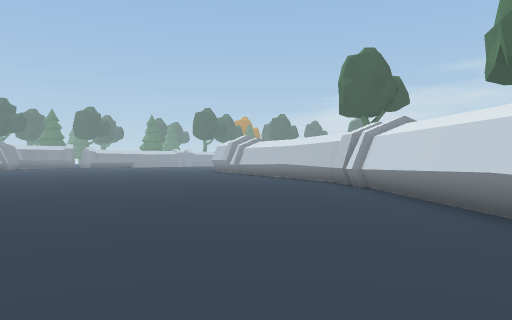
view 1 (above)

24 first-person views from a walk through a Unity game level. The camera is 1.5 m above the floor, looks level and sees 70° across. The floor is counted in squares, 2 m on a side. Each view is taken from the middle of a square. On the plan, view 1 faces up. The plan holds only what a view shows up to about 11 squares ahead; the rest is blank. The place goes on beyond the plan.

view 2
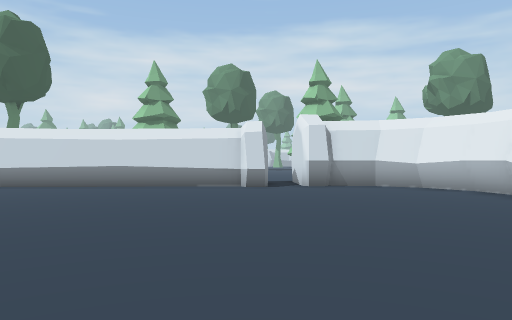

view 3
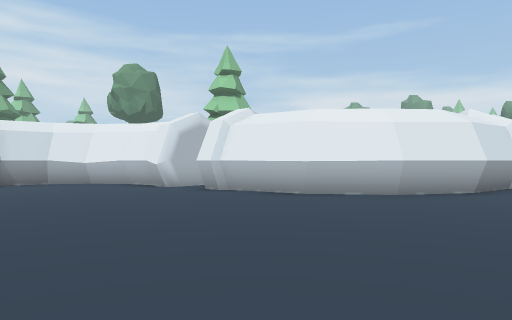

view 4
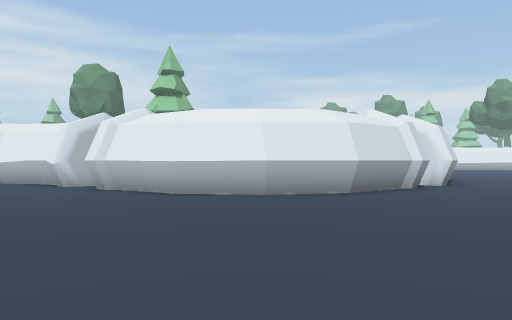

view 5
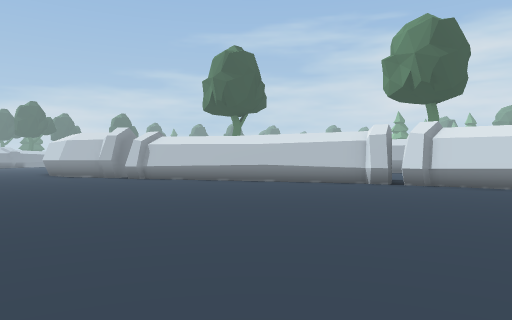

view 6
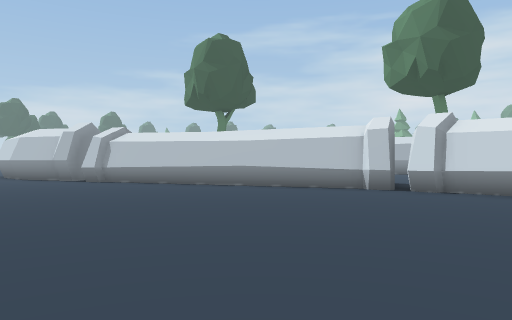

view 7
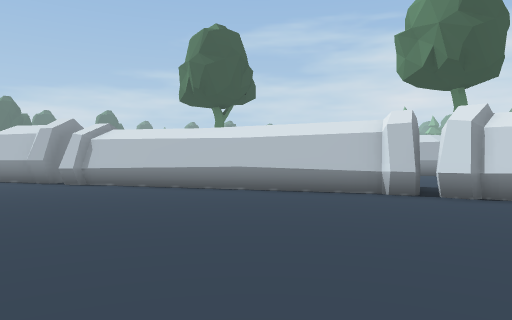

view 8
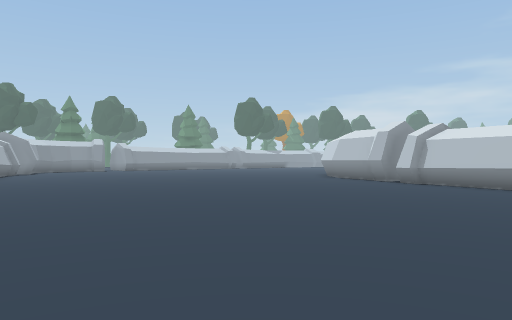

view 9
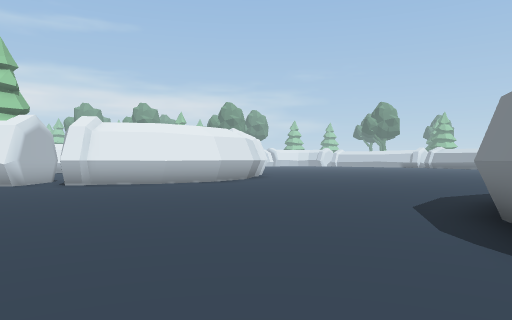

view 10
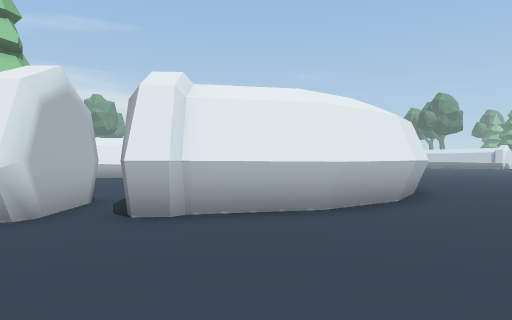

view 11
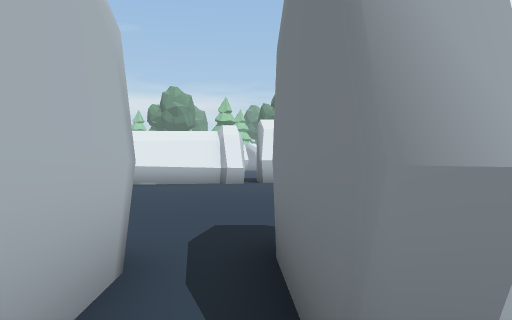

view 12
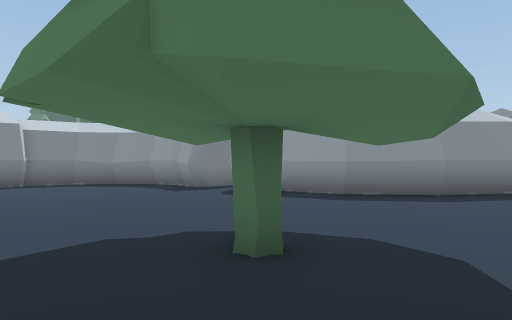

view 13
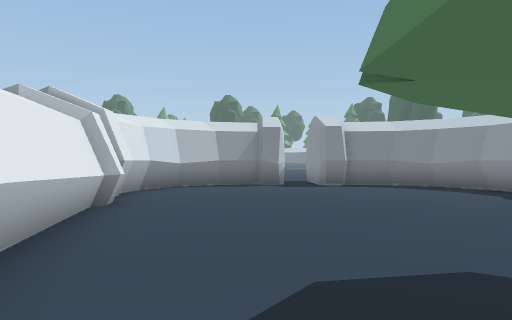

view 14
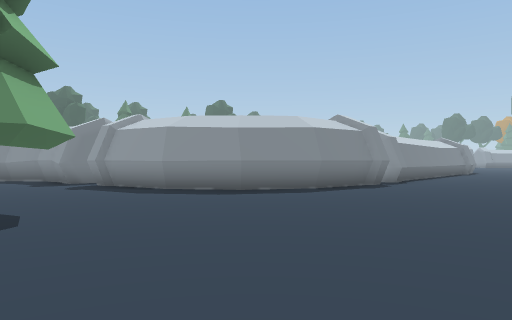

view 15
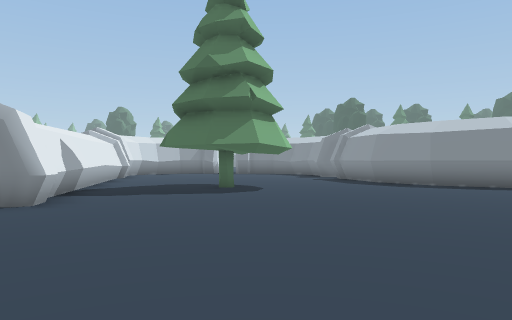

view 16
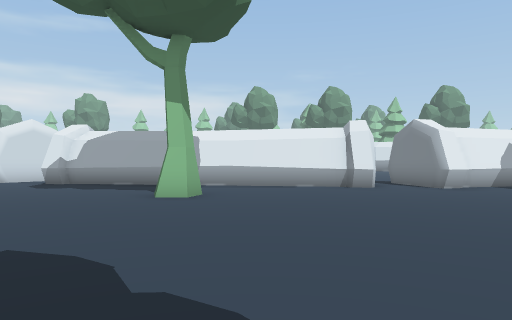

view 17
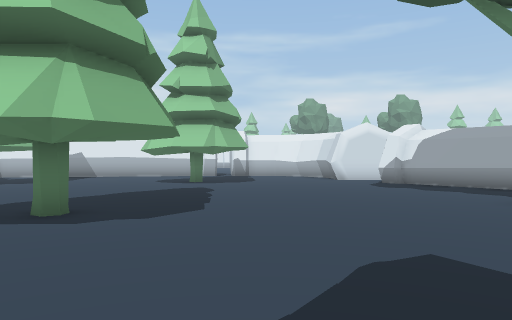

view 18
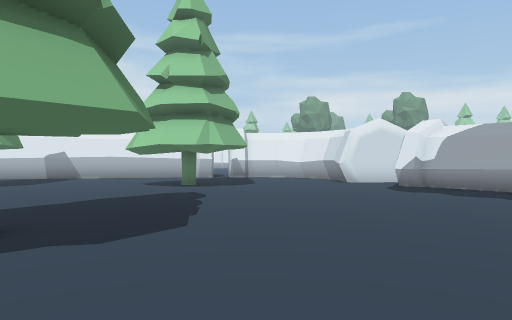

view 19
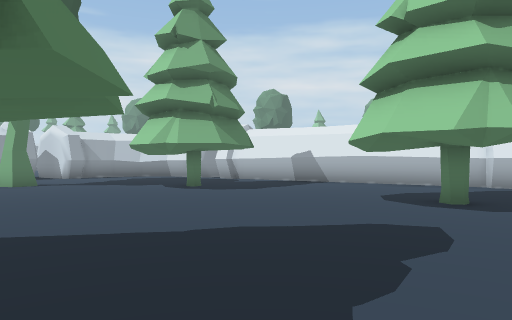

view 20
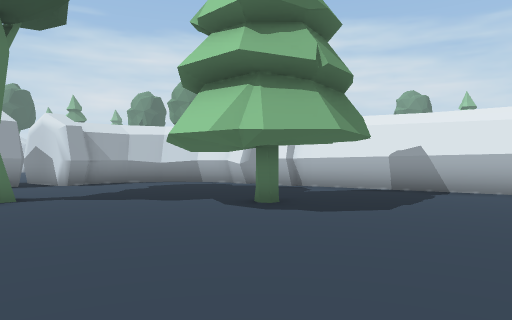

view 21
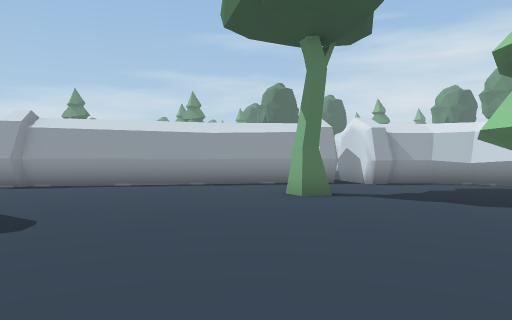

view 22
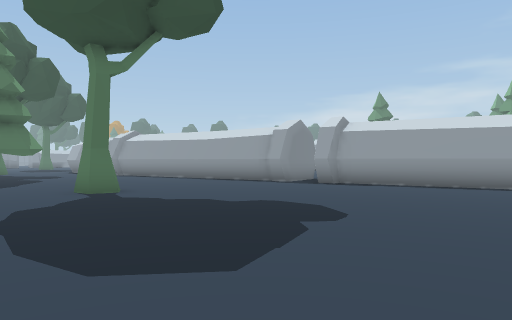

view 23
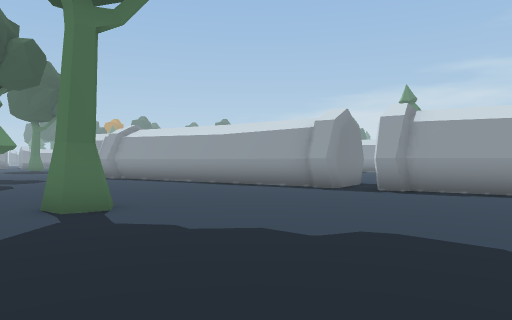

view 24
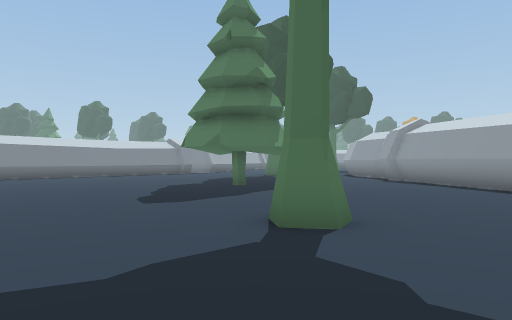

### Floor plan
Key: @ floor where view 1 was taken; # wall or solid block; x gap in a wall; . floor; T pine tree; R tree.
Columns run from 11 left of view 1 to 36 right of it. Each row starts with its distance up from view 1.
 19 ..........##
 18 ...........#
 17 ...........##
 16 ............#
 15 ............##
 14  ............#
 13  ............##
 12   ............#
 11    ...........#              ##
 10    ...........#             ..##
  9    ...........#            ....#
  8    ...........#           .......####
  7     ..........#          T.........##
  6    ...........#         ............###
  5        .......#        ...............##
  4   ............#       .................###
  3   ............#      .........R..........#
  2  #............#    ...........R...........
  1  #............#   ......................... ##
  0  ..........@.... ....    ....................#
 -1 ...............###...         ..........RR...#
 -2 ...............##....          ...............
 -3 ..............###.....          ...............#
 -4 ...........######.....   .. ..  ...............#
 -5 .......###.#####......     ...................
 -6  .....####.####....... .........T........T....
 -7  ....#####x#.................................#
 -8  ....###....................................##
 -9  ...###....................................##
-10  ...###....................................#
-11  ...###.........T...................T.....##
-12   ..###....................R.............##
-13   ..###.................... ........ ....#
-14   ..  #...........###.##... .......   ..##
-15       ##.....###### #. #########..     ##

Positions as (right, up) in squares from view 1, and headings:
1: (0, 0), facing up
2: (-7, 1), facing right
3: (-9, 1), facing down-right
4: (-11, -1), facing down-right
5: (-8, 6), facing up-right
6: (-6, 7), facing up-right
7: (-5, 8), facing up-right
8: (-6, 8), facing up
9: (-7, 6), facing down
10: (-3, 0), facing down
11: (-1, -4), facing down
12: (7, -13), facing up-left
13: (6, -13), facing left
14: (11, -11), facing up-left
15: (15, -10), facing left
16: (14, -4), facing down
17: (15, -4), facing down-right
18: (16, -5), facing down-right
19: (19, -8), facing right
20: (23, -6), facing right
21: (23, -6), facing up-right
22: (23, -6), facing up
23: (22, -3), facing up
24: (22, -1), facing up-left
